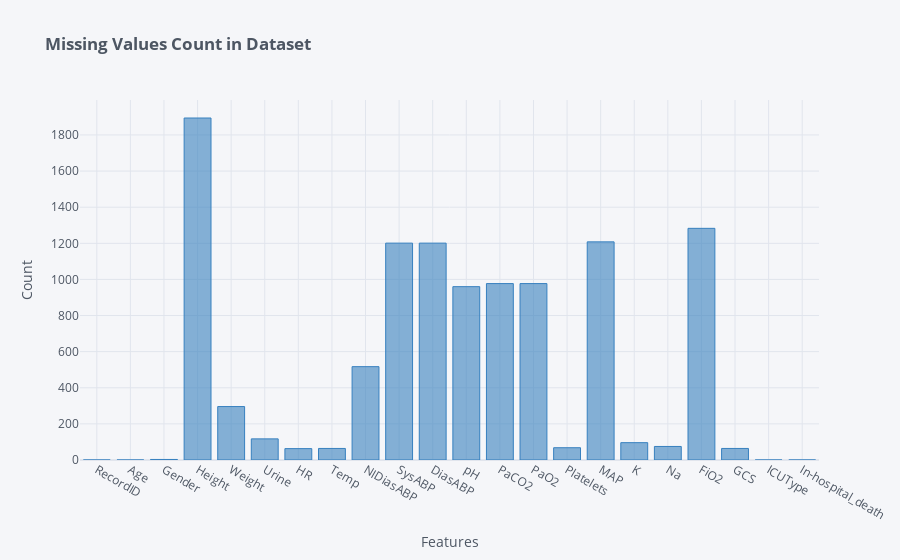

Notebook source saved alongside this figure:
### Markdown cell above
# Explotory Data Analysis

### Code cell
# Missing values plot
missing = df.isna().sum().reset_index()
missing.columns = ['features', 'total_missing']
missing['percent'] = (missing['total_missing'] / len(df)) * 100
missing.index = missing['features']
del missing['features']

missing['total_missing'].iplot(kind = 'bar', 
                               title = f'<b>Missing Values Count in Dataset</b>',
                               xTitle = 'Features',
                               colors = 'blue',
                               yTitle = 'Count')
missing.T

### Figure 1 — Plotly figure (JSON) as saved in the notebook; plotly's stock layout.template omitted (floating-point values rounded to 4 significant figures)
{"data": [{"marker": {"color": "rgba(55, 128, 191, 0.6)", "line": {"color": "rgba(55, 128, 191, 1.0)", "width": 1}}, "name": "total_missing", "orientation": "v", "text": "", "type": "bar", "x": ["RecordID", "Age", "Gender", "Height", "Weight", "Urine", "HR", "Temp", "NIDiasABP", "SysABP", "DiasABP", "pH", "PaCO2", "PaO2", "Platelets", "MAP", "K", "Na", "FiO2", "GCS", "ICUType", "In-hospital_death"], "y": [0, 0, 3, 1894, 296, 117, 63, 64, 517, 1201, 1201, 960, 977, 977, 68, 1208, 96, 75, 1283, 64, 0, 0]}], "layout": {"legend": {"bgcolor": "#F5F6F9", "font": {"color": "#4D5663"}}, "paper_bgcolor": "#F5F6F9", "plot_bgcolor": "#F5F6F9", "title": {"font": {"color": "#4D5663"}, "text": "<b>Missing Values Count in Dataset</b>"}, "xaxis": {"gridcolor": "#E1E5ED", "showgrid": true, "tickfont": {"color": "#4D5663"}, "title": {"font": {"color": "#4D5663"}, "text": "Features"}, "zerolinecolor": "#E1E5ED"}, "yaxis": {"gridcolor": "#E1E5ED", "showgrid": true, "tickfont": {"color": "#4D5663"}, "title": {"font": {"color": "#4D5663"}, "text": "Count"}, "zerolinecolor": "#E1E5ED"}}}
